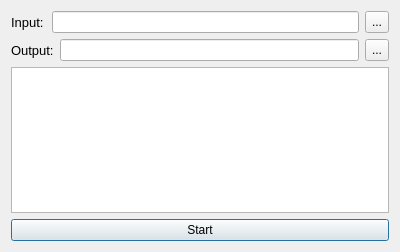
<?xml version="1.0" encoding="UTF-8"?>
<ui version="4.0">
 <class>SnowMainWnd</class>
 <widget class="QDialog" name="SnowMainWnd">
  <property name="geometry">
   <rect>
    <x>0</x>
    <y>0</y>
    <width>400</width>
    <height>252</height>
   </rect>
  </property>
  <property name="contextMenuPolicy">
   <enum>Qt::DefaultContextMenu</enum>
  </property>
  <property name="windowTitle">
   <string>Gtf File Preprocessor</string>
  </property>
  <layout class="QVBoxLayout" name="verticalLayout_2">
   <item>
    <layout class="QVBoxLayout" name="verticalLayout">
     <item>
      <layout class="QHBoxLayout" name="horizontalLayout">
       <item>
        <widget class="QLabel" name="label">
         <property name="sizePolicy">
          <sizepolicy hsizetype="Preferred" vsizetype="Preferred">
           <horstretch>0</horstretch>
           <verstretch>0</verstretch>
          </sizepolicy>
         </property>
         <property name="minimumSize">
          <size>
           <width>35</width>
           <height>0</height>
          </size>
         </property>
         <property name="font">
          <font>
           <pointsize>10</pointsize>
          </font>
         </property>
         <property name="text">
          <string>Input:</string>
         </property>
        </widget>
       </item>
       <item>
        <widget class="QLineEdit" name="lineEdit_InputFilePath">
         <property name="sizePolicy">
          <sizepolicy hsizetype="Expanding" vsizetype="Fixed">
           <horstretch>0</horstretch>
           <verstretch>0</verstretch>
          </sizepolicy>
         </property>
        </widget>
       </item>
       <item>
        <widget class="QToolButton" name="toolButton_InputFileChoose">
         <property name="sizePolicy">
          <sizepolicy hsizetype="Fixed" vsizetype="Expanding">
           <horstretch>0</horstretch>
           <verstretch>0</verstretch>
          </sizepolicy>
         </property>
         <property name="text">
          <string>...</string>
         </property>
        </widget>
       </item>
      </layout>
     </item>
     <item>
      <layout class="QHBoxLayout" name="horizontalLayout_2">
       <item>
        <widget class="QLabel" name="label_2">
         <property name="sizePolicy">
          <sizepolicy hsizetype="Preferred" vsizetype="Preferred">
           <horstretch>0</horstretch>
           <verstretch>0</verstretch>
          </sizepolicy>
         </property>
         <property name="minimumSize">
          <size>
           <width>35</width>
           <height>0</height>
          </size>
         </property>
         <property name="font">
          <font>
           <pointsize>10</pointsize>
          </font>
         </property>
         <property name="text">
          <string>Output:</string>
         </property>
        </widget>
       </item>
       <item>
        <widget class="QLineEdit" name="lineEdit_OutputFilePath">
         <property name="sizePolicy">
          <sizepolicy hsizetype="Expanding" vsizetype="Fixed">
           <horstretch>0</horstretch>
           <verstretch>0</verstretch>
          </sizepolicy>
         </property>
        </widget>
       </item>
       <item>
        <widget class="QToolButton" name="toolButton_OutputFileChoose">
         <property name="sizePolicy">
          <sizepolicy hsizetype="Fixed" vsizetype="Expanding">
           <horstretch>0</horstretch>
           <verstretch>0</verstretch>
          </sizepolicy>
         </property>
         <property name="text">
          <string>...</string>
         </property>
        </widget>
       </item>
      </layout>
     </item>
     <item>
      <widget class="QTextEdit" name="textEdit_Info">
       <property name="lineWrapMode">
        <enum>QTextEdit::NoWrap</enum>
       </property>
      </widget>
     </item>
     <item>
      <widget class="QPushButton" name="pushButton_Start">
       <property name="text">
        <string>Start</string>
       </property>
      </widget>
     </item>
    </layout>
   </item>
  </layout>
 </widget>
 <layoutdefault spacing="6" margin="11"/>
 <resources/>
 <connections/>
</ui>
